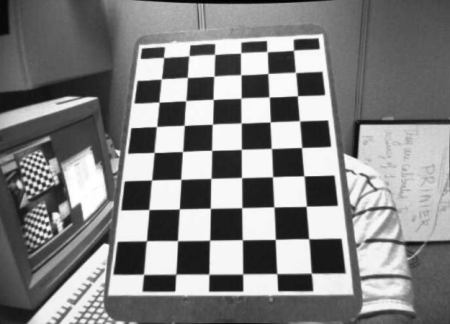
#> input picture images/image6x9.jpg, 450 x 324 px
$ python homography.py
#> lines starting #> are read from the running program, lines starting #| are printed output that depends on the picture
import cv2
import numpy as np

# Realistische intrinsische Kamera-Parameter
f = 800  # angenommene Brennweite in Pixel
cx, cy = 640, 480  # angenommene Koordinaten des Hauptpunkts (z.B. Bildmitte bei einer 1280x960 Kamera)
chessboard_size = (6, 8)  # Größe des Schachbretts (Anzahl der inneren Ecken)


def compute_homography_3d_to_2d(world_points, image_points):
    if len(world_points) != len(image_points):
        raise ValueError("Die Anzahl der Welt- und Bild-Punkte muss gleich sein")

    # Erstelle Matrix A
    A = []
    for (X, Y, Z), (x, y) in zip(world_points, image_points):
        A.append([X, Y, Z, 1, 0, 0, 0, 0, -x*X, -x*Y, -x*Z, -x])
        A.append([0, 0, 0, 0, X, Y, Z, 1, -y*X, -y*Y, -y*Z, -y])

    A = np.array(A)

    # SVD von A
    U, S, Vh = np.linalg.svd(A)

    # Die Homographie ist die letzte Zeile von Vh und muss in eine 3x4 Matrix umgeformt werden
    H = Vh[-1].reshape((3, 4))
    # Füge eine Fehlerbehandlung für den Fall hinzu, dass H[2, 3] Null ist
    if H[2, 3] == 0:
        raise ValueError("Homographie-Matrix ist nicht normalisierbar: H[2, 3] ist Null")

    return H / H[2, 3]  # Normalisiere, so dass H[2, 3] = 1


def extractCameraParameters(H):
    # Annahme: Die Kamera-Kalibrierungsmatrix K ist bekannt
    # In der Praxis muss diese aus der Kamerakalibrierung bekannt sein
    # Hier ein Beispiel für eine generische Kamera-Kalibrierungsmatrix
    K = np.array([[f, 0, cx],
                  [0, f, cy],
                  [0, 0, 1]])  # f ist die Brennweite, cx und cy sind die Koordinaten des Hauptpunkts

    # Normalisiere die Homographie-Matrix
    H = H / np.linalg.norm(H[:,0])

    # Berechne die inverse der Kalibrierungsmatrix
    K_inv = np.linalg.inv(K)

    # Berechne die Rotations- und Translationsmatrix
    h1 = H[:, 0]
    h2 = H[:, 1]
    h3 = H[:, 2]

    lambda_ = 1 / np.linalg.norm(np.dot(K_inv, h1))

    r1 = lambda_ * np.dot(K_inv, h1)
    r2 = lambda_ * np.dot(K_inv, h2)
    r3 = np.cross(r1, r2)
    t = lambda_ * np.dot(K_inv, h3)

    # Stelle sicher, dass die Rotationsmatrix R eine gültige Rotationsmatrix ist
    R = np.column_stack((r1, r2, r3))
    U, S, Vt = np.linalg.svd(R)
    R = np.dot(U, Vt)

    return R, t

# Beispielanwendung mit realistischeren Punktkorrespondenzen

# Schachbrett-Muster als Bild laden
image = cv2.imread('../images/image6x9.jpg')
#> image is the input picture: shape (324, 450, 3); min 0, max 255, mean 130.5
try:
    # Finde die Ecken des Schachbretts
    ret, corners = cv2.findChessboardCorners(image, chessboard_size)
#> ret = True; corners = 48 rows, first 8: [161.4, 78.8], [187.4, 77.36], [213.9, 76.32], [240.9, 74.75], [267.9, 73.4], [295.3, 72.25], [159, 102.1], [185.7, 100.8]

    # Überprüfe, ob Ecken gefunden wurden
    if not ret:
        raise ValueError("Ecken des Schachbretts konnten nicht gefunden werden")

    # Definiere Weltkoordinaten für das Schachbrett
    world_points = np.zeros((np.prod(chessboard_size), 3), np.float32)
    world_points[:, :2] = np.mgrid[0:chessboard_size[0], 0:chessboard_size[1]].T.reshape(-1, 2)


    # Bildpunkte anpassen (flatten)
    image_points = corners.reshape(-1, 2)
#> image_points = 48 pairs, first value 143.5 to 311.2, second value 72.25 to 274.3

    # Berechne die Homographie
    homography = compute_homography_3d_to_2d(world_points, image_points)
#> the loop in compute_homography_3d_to_2d, `for (X, Y, Z), (x, y) in zip(world_points, image_points):` made 48 passes
#> (X, Y, x, y) on passes 1 to 12: (0, 0, 161.4, 78.8), (1, 0, 187.4, 77.36), (2, 0, 213.9, 76.32), (3, 0, 240.9, 74.75), (4, 0, 267.9, 73.4), (5, 0, 295.3, 72.25), (0, 1, 159, 102.1), (1, 1, 185.7, 100.8), (2, 1, 213, 99.41), (3, 1, 241, 98.17), (4, 1, 269.2, 97.05), (5, 1, 297.5, 95.81)
#> after the loop in compute_homography_3d_to_2d, `for (X, Y, Z), (x, y) in zip(world_points, image_points):`: A = 96 items
#> in compute_homography_3d_to_2d, `U, S, Vh = np.linalg.svd(A)`:
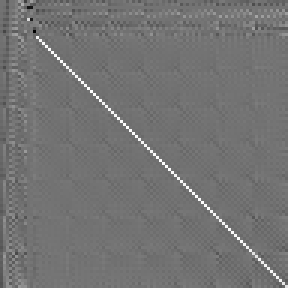
#> U: shape (96, 96) float64 (shown 3 times larger); min -0.807, max 0.971, mean -0.00109; drawn with min black and max white
#> in compute_homography_3d_to_2d, `U, S, Vh = np.linalg.svd(A)`: S = [11283.3, 3948.1, 723.4, 33.38, 14.23, 4, 3.24, 1.98, 0.00799, 1.49e-14, 1.61e-16, 0]
#> in compute_homography_3d_to_2d, `H = Vh[-1].reshape((3, 4))`: H = [[0, 0, 0, 0], [0, 0, 0, 0], [0, 0, 1, 0]]
    print("Homographie-Matrix:")
    print(homography)

    # Extrahiere Kameraparameter
    R, t = extractCameraParameters(homography)
    # Ausgabe der wichtigen Kameraparameter
    print("Wichtige Kameraparameter:")
    print("Brennweite (f):", f)
    print("Hauptpunktkoordinaten (cx, cy): ({}, {})".format(cx, cy))
    print("\nRotationsmatrix R:\n", R)
    print("\nTranslationsvektor t:\n", t)
except ValueError as e:
    print(e)
